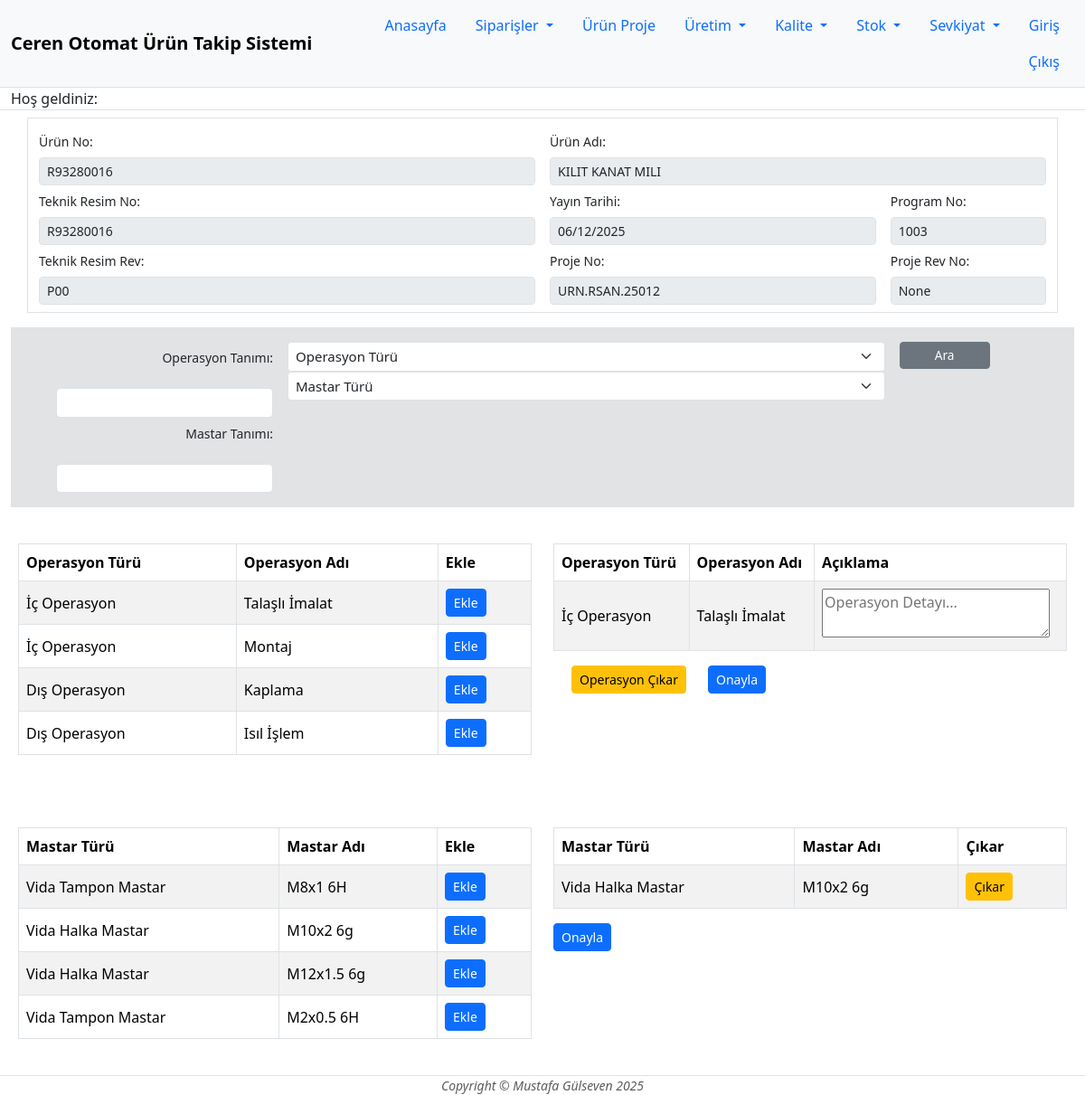
The page /opr-ekran/1 on the database its author committed.
### main.py (models this page shows)
class Proje(db.Model):
    __tablename__ = "proje"
    id: Mapped[int] = mapped_column(Integer, primary_key=True)
    urn_no: Mapped[str] = mapped_column(String(100), unique=False, nullable=False)
    tkr_no: Mapped[str] = mapped_column(String(100), unique=False, nullable=False)
    tkr_rev_no: Mapped[str] = mapped_column(String(10), unique=False, nullable=False)
    urn_adi: Mapped[str] = mapped_column(String(250), unique=False, nullable=False)
    prj_no: Mapped[str] = mapped_column(String(250), unique=True, nullable=True)
    prj_rev = relationship('Projerevtakip', back_populates="prj")
    kal_class: Mapped[str] = mapped_column(String(50), unique=False, nullable=True)
    cap: Mapped[float]=mapped_column(Float,unique=False,nullable=True)
    boy: Mapped[float] = mapped_column(Float, unique=False, nullable=True)
    project=relationship("Satir", back_populates="urn")
    malz_id: Mapped[int] = mapped_column(Integer, ForeignKey('malzeme.id'), nullable=True)
    malz = relationship('Malzeme')
    lot = relationship('Lot', back_populates="proje")
    cihaz = relationship('Projecihaz', back_populates="proje")
    prog: Mapped[str] = mapped_column(String(250), unique=False, nullable=True)
    stat: Mapped[str] = mapped_column(String(250), default="Açık",unique=False, nullable=True)
    opr = relationship('Projeopr', back_populates="proje")
    malz_sah: Mapped[str] = mapped_column(String(250), unique=False, nullable=True)
    proj_rev_no: Mapped[int] = mapped_column(Integer, default=0,  nullable=True)
    teklif_sure: Mapped[int] = mapped_column(Integer, nullable=True)
    yay_tarh: Mapped[date] = mapped_column(Date, default=date.today(), nullable=True)
    rev_tarh: Mapped[date] = mapped_column(Date, default=date.today(), nullable=True)

class Operasyon(db.Model):
    __tablename__ = "operasyon"
    id: Mapped[int] = mapped_column(Integer, primary_key=True)
    opr_tip: Mapped[str] = mapped_column(String(100), unique=False, nullable=False)
    opr_name: Mapped[str] = mapped_column(String(100), unique=False, nullable=False)

class Projeopr(db.Model):
    __tablename__ = "projeopr"
    id: Mapped[int] = mapped_column(Integer, primary_key=True)
    prj_id: Mapped[int] = mapped_column(Integer, ForeignKey('proje.id'), nullable=False)
    opr_id: Mapped[int] = mapped_column(Integer, ForeignKey('operasyon.id'), nullable=False)
    opr_sira_no: Mapped[int] = mapped_column(Integer, unique=False, nullable=False)
    opr_desc: Mapped[int] = mapped_column(Integer, unique=False, nullable=True)
    proje = relationship('Proje', back_populates="opr")
    oprsyn = relationship('Operasyon')

class Mastar(db.Model):
    __tablename__ = "mastar"
    id: Mapped[int] = mapped_column(Integer, primary_key=True)
    mastar_type: Mapped[str] = mapped_column(String(100), unique=False, nullable=False)
    mastar_name: Mapped[str] = mapped_column(String(100), unique=False, nullable=False)

class Projecihaz(db.Model):
    __tablename__ = "projecihaz"
    id: Mapped[int] = mapped_column(Integer, primary_key=True)
    prj_id: Mapped[int] = mapped_column(Integer, ForeignKey('proje.id'), nullable=False)
    cihaz_id: Mapped[int] = mapped_column(Integer, ForeignKey('mastar.id'), nullable=False)
    cihaz = relationship('Mastar')
    proje = relationship('Proje', back_populates="cihaz")

### main.py (the view)
@app.route("/opr-ekran/<int:prj_id>", methods=["GET","POST"])
def opr_ekran(prj_id):
    proje_to_edit = db.get_or_404(Proje, prj_id)
    query=db.session.query(Operasyon)
    query2 = db.session.query(Mastar)
    chz_type = [c[0] for c in db.session.query(Mastar.mastar_type).distinct().all()]
    opr_added=db.session.query(Projeopr).filter(Projeopr.prj_id==prj_id)
    chz_added=db.session.query(Projecihaz).filter(Projecihaz.prj_id==prj_id)
    opr_filtre = request.args.get('opr_name', '')
    opr_type_filtre = request.args.get('opr_type', '')
    mstr_filtre = request.args.get('mstr_name', '')
    mstr_type_filtre = request.args.get('mstr_type', '')
    if mstr_filtre:
        query2 = query2.filter(Mastar.mastar_name.ilike(f"%{mstr_filtre}%"))
    if mstr_type_filtre != '':
        query2 = query2.filter(Mastar.mastar_type == mstr_type_filtre)
    if opr_filtre:
        query = query.filter(Operasyon.opr_name.ilike(f"%{opr_filtre}%"))
    if opr_type_filtre != '':
        query = query.filter(Operasyon.opr_tip == opr_type_filtre)
    return render_template("is-akısı.html", logged_in=current_user.is_authenticated, user=current_user,proje=proje_to_edit, opr=query, opr_added=opr_added, prj_id=prj_id, cihaz=chz_type, mastar=query2, mastar_added=chz_added)

### templates/is-akısı.html (shortened to what this page needs)
{% from "bootstrap5/form.html" import render_form %}{% include "header.html" %}
<div class="container my-2 py-2 border">
          <form class="needs-validation editable-form"  name="sip" action="{{ url_for('proje_edit', prj_id=proje.id ) }}" method="post" >
              <div class="row g-3 justify-content-end">
                  <div class="col-md-6">
                      <div class="col-auto ">
                          <label  class="col-form-label filtre " >Ürün No:</label>
                      </div>
                      <div class="col-auto">
                          <input type="text"  class="form-control form-control-sm modal-form" value="{{proje.urn_no}}"  disabled>
                      </div>
                      <div class="col-auto ">
                        <label  class="col-form-label filtre " >Teknik Resim No:</label>
                      </div>
                      <div class="col-auto">
                        <input type="text"  class="form-control form-control-sm modal-form " value="{{proje.tkr_no}}"  disabled>
                      </div>
                      <div class="col-auto ">
                        <label  class="col-form-label filtre " >Teknik Resim Rev:</label>
                      </div>
                      <div class="col-auto">
                        <input type="text"  class="form-control form-control-sm modal-form " value="{{proje.tkr_rev_no}}"   disabled>
                      </div>
                  </div>
                  <div class="col-md-6">
                               <div class="col-auto ">
                                   <label  class="col-form-label filtre " >Ürün Adı:</label>
                               </div>
                               <div class="col-auto">
                                   <input type="text"  class="form-control form-control-sm modal-form " value="{{proje.urn_adi}}" required disabled>
                               </div>
                               <div class="col-auto ">
                                   <div class="row g-3 justify-content-end">
                                       <div class="col-md-8">
                                            <label  class="col-form-label filtre" >Yayın Tarihi:</label>
                                       </div>
                                       <div class="col-md-4">
                                            <label class="col-form-label filtre " >Program No:</label>
                                        </div>
                                   </div>
                               </div>
                                <div class="col-auto">
                                    <div class="row g-3 justify-content-end">
                                        <div class="col-md-8">
                                            <input type="date" id="sip-tarih" class="form-control form-control-sm modal-form" value="{{proje.yay_tarh}}"  required disabled>
                                        </div>
                                        <div class="col-md-4">
                                            <input type="text"  class="form-control form-control-sm modal-form " value="{{proje.prog}}" disabled >
                                        </div>
                                    </div>
                                </div>
                                <div class="col-auto ">
                                    <div class="row g-3 justify-content-end">
                                        <div class="col-md-8">
                                            <label class="col-form-label filtre " >Proje No:</label>
                                        </div>
                                        <div class="col-md-4">
                                            <label class="col-form-label filtre " >Proje Rev No:</label>
                                        </div>
                                    </div>
                                </div>
                                <div class="col-auto">
                                    <div class="row g-3 justify-content-end">
                                        <div class="col-md-8">
                                            <input type="text"  class="form-control form-control-sm modal-form " value="{{proje.prj_no}}"  disabled >
                                        </div>
                                        <div class="col-md-4">
                                            <input type="text"  class="form-control form-control-sm modal-form " value="{{proje.proj_rev_no}}"  disabled>
                                        </div>
                                    </div>
                                </div>
                  </div>
              </div>
          </form>
</div>
<div class="container-fluid mt-3">
    <div class="container-fluid p-3 bg-secondary-subtle">
        <form action="#" method="get">
            <div class="row" id="dataAdd4">
                <div class="col-md-12">
                    <div class="row g-3 justify-content-end ">
                        <div class="col-md-3">
                            <div class="row g-3 justify-content-end">
                                <div class="col-auto ">
                                    <label  class="col-form-label filtre" >Operasyon Tanımı:</label>
                                </div>
                                <div class="col-auto">
                                    <input type="text"  class="form-control form-control-sm filtre-form" value="{{request.args.get('opr_name','')}}"  name="opr_name">
                                </div>
                            </div>
                            <div class="row g-3 justify-content-end">
                                <div class="col-auto ">
                                    <label  class="col-form-label filtre" >Mastar Tanımı:</label>
                                </div>
                                <div class="col-auto">
                                    <input type="text"  class="form-control form-control-sm filtre-form" value="{{request.args.get('mstr_name','')}}"  name="mstr_name">
                                </div>
                            </div>
                        </div>
                        <div class="col-md-7">
                        <select class="form-select form-select-sm filtre-form" aria-label="Small select example"  name="opr_type">
                            <option value="" {% if request.args.get('opr_type') == '' %}selected{% endif %}>Operasyon Türü</option>
                        </select>
                        <select class="form-select form-select-sm filtre-form" aria-label="Small select example"  name="mstr_type">
                            <option value="" {% if request.args.get('mstr_type') == '' %}selected{% endif %}>Mastar Türü</option>
                        </select>
                    </div>
                        <div class="col-md-2 justify-content-end">
                            <button type="submit" class="btn btn-secondary btn-sm ara" style="--bs-btn-padding-y: .25rem; --bs-btn-padding-x: .5rem; --bs-btn-font-size: .85rem;">Ara</button>
                        </div>
                    </div>
                </div>
            </div>
        </form>
    </div>
</div>
<div class="row mt-3 mx-2">
    <div class="col-md-6 my-3 py-2">
      <table class="table table-bordered table-hover table-mrp table-striped align-middle ">
            <thead>
              <tr>
                    <th scope="col">Operasyon Türü</th>
                    <th scope="col">Operasyon Adı</th>
                    <th scope="col">Ekle</th>
              </tr>
            </thead>
            <tbody>
            {% for op in opr %}
              <tr>
                  <td>{{ op.opr_tip }}</td>
                  <td>{{ op.opr_name }}</td>
                  <td><a href="{{ url_for('opr_ekle', prj_id=prj_id, opr_id=op.id) }}"><button type="button" class="btn btn-primary btn-sm" >Ekle</button></a></td>
              </tr>
            {% endfor %}
            </tbody>
          </table>
    </div>
    <div class="col-md-6 my-3 py-2">
        <form action="{{url_for('opr_desc_ekle', prj_id=prj_id)}}" method="POST">
            <div class="col-auto">
              <table class="table table-bordered table-hover table-mrp table-striped align-middle ">
                    <thead>
                      <tr>
                            <th scope="col">Operasyon Türü</th>
                            <th scope="col">Operasyon Adı</th>
                            <th scope="col">Açıklama</th>
                      </tr>
                    </thead>
                    <tbody>
                    {% for op in opr_added %}
                      <tr>
                          <td>{{ op.oprsyn.opr_tip }}</td>
                          <td>{{ op.oprsyn.opr_name }}</td>
                          <td><textarea  rows="2" cols="25" name="oprations[][desc]"  placeholder="Operasyon Detayı...">{% if not op.opr_desc or op.opr_desc == 'None' %}{% else %}{{op.opr_desc}}{% endif %}</textarea></td>
                      </tr>
                    {% endfor %}
                    </tbody>
                  </table>
            </div>
            <div class="row mt-3 mx-2">
                <div class="col-auto">
                    <a href="{{ url_for('opr_cikar', prj_id=prj_id) }}"><button type="button" class="btn btn-warning btn-sm">Operasyon Çıkar</button></a>
                </div>
                <div class="col-auto">
                    <button type="submit" class="btn btn-primary btn-sm">Onayla</button>
                </div>
            </div>
        </form>
    </div>
</div>
<div class="row mt-3 mx-2">
    <div class="col-md-6 my-3 py-2">
      <table class="table table-bordered table-hover table-mrp table-striped align-middle ">
            <thead>
              <tr>
                    <th scope="col">Mastar Türü</th>
                    <th scope="col">Mastar Adı</th>
                    <th scope="col">Ekle</th>
              </tr>
            </thead>
            <tbody>
            {% for m in mastar %}
              <tr>
                  <td>{{ m.mastar_type }}</td>
                  <td>{{ m.mastar_name }}</td>
                  <td><a href="{{ url_for('mstr_ekle', prj_id=prj_id, mstr_id=m.id) }}"><button type="button" class="btn btn-primary btn-sm" >Ekle</button></a></td>
              </tr>
            {% endfor %}
            </tbody>
          </table>
    </div>
    <div class="col-md-6 my-3 py-2">
      <table class="table table-bordered table-hover table-mrp table-striped align-middle ">
            <thead>
              <tr>
                    <th scope="col">Mastar Türü</th>
                    <th scope="col">Mastar Adı</th>
                    <th scope="col">Çıkar</th>
              </tr>
            </thead>
            <tbody>
            {% for ms in mastar_added %}
              <tr>
                  <td>{{ ms.cihaz.mastar_type }}</td>
                  <td>{{ ms.cihaz.mastar_name }}</td>
                  <td><a href="{{ url_for('mstr_cikar', prj_id=prj_id, mstr_id=ms.cihaz_id) }}"><button type="button" class="btn btn-warning btn-sm" >Çıkar</button></a></td>
              </tr>
            {% endfor %}
            </tbody>
          </table>
        <div class="col-auto">
            <a href="{{ url_for('proje') }}"><button type="button" class="btn btn-primary btn-sm">Onayla</button></a>
        </div>
    </div>
</div>
{% include "footer.html" %}

### static/css/styles.css (style rules this page uses)
.filtre { background-color: rgba(17, 56, 23, 0.08,0.9); font-size: 14px; }
.ara { width: 100px; }
.filtre-form { font-size: 15px; }
th, td { padding: 10px; text-align: left; }
.table-mrp tbody tr { height: 25px; }
.table-mrp td { overflow: hidden; white-space: nowrap; text-overflow: ellipsis; }
textarea { resize: both; overflow: auto; }

### rows shown on the page
Proje: urn_no "R93280016", tkr_no "R93280016", tkr_rev_no "P00", urn_adi "KILIT KANAT MILI", yay_tarh "06/12/2025", prog "1003", prj_no "URN.RSAN.25012", proj_rev_no "None"
Operasyon: opr_tip "İç Operasyon", opr_name "Talaşlı İmalat"
Operasyon: opr_tip "İç Operasyon", opr_name "Montaj"
Operasyon: opr_tip "Dış Operasyon", opr_name "Kaplama"
Operasyon: opr_tip "Dış Operasyon", opr_name "Isıl İşlem"
Projeopr: oprsyn.opr_tip "İç Operasyon", oprsyn.opr_name "Talaşlı İmalat"
Mastar: mastar_type "Vida Tampon Mastar", mastar_name "M8x1 6H"
Mastar: mastar_type "Vida Halka Mastar", mastar_name "M10x2 6g"
Mastar: mastar_type "Vida Halka Mastar", mastar_name "M12x1.5 6g"
Mastar: mastar_type "Vida Tampon Mastar", mastar_name "M2x0.5 6H"
Projecihaz: cihaz.mastar_type "Vida Halka Mastar", cihaz.mastar_name "M10x2 6g"
